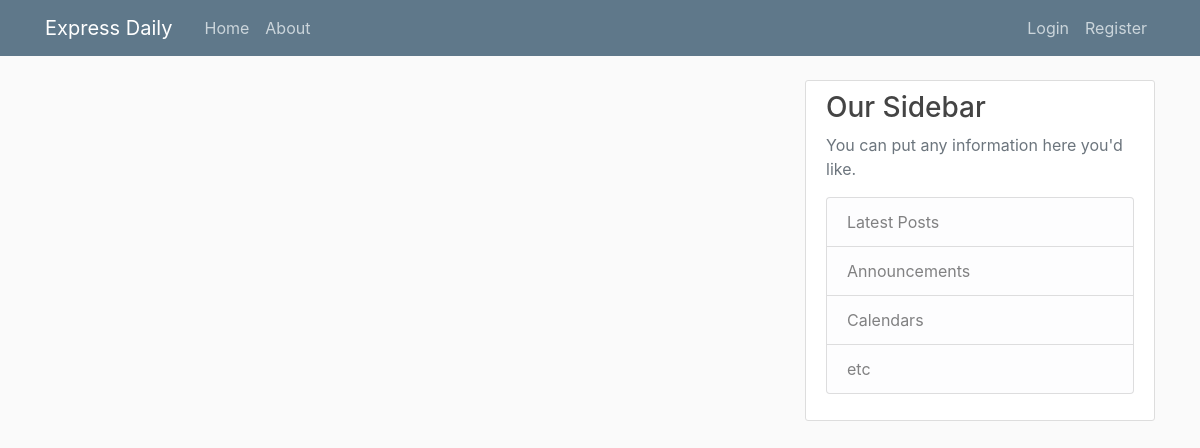
The app's page /index, older data.
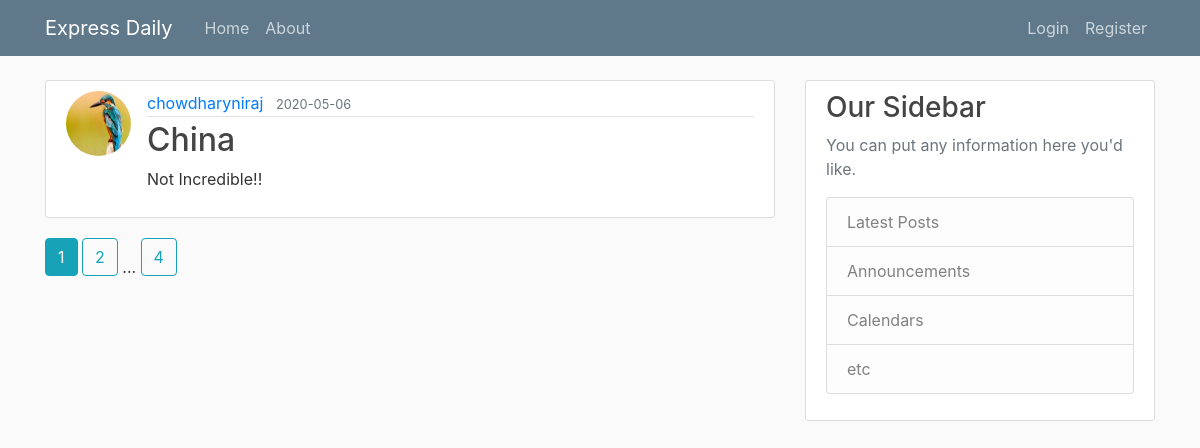
The same page, newer data.
### BLog/models.py (models this page shows, shortened)
class Post(db.Model):
    id = db.Column(db.Integer, primary_key=True)
    title = db.Column(db.String(100), nullable=False)
    date_posted = db.Column(db.DateTime, nullable=False,
                            default=datetime.utcnow)
    content = db.Column(db.Text, nullable=False)
    user_id = db.Column(db.Integer, db.ForeignKey('user.id'), nullable=False)

class User(db.Model,UserMixin):
    id = db.Column(db.Integer, primary_key=True)
    username = db.Column(db.String(20), unique=True, nullable=False)
    email = db.Column(db.String(120), unique=True, nullable=False)
    image_file = db.Column(db.String(20), nullable=False,
                           default='default.jpg')
    password = db.Column(db.String(60), nullable=False)
    posts = db.relationship('Post', backref='author', lazy=True)

### BLog/main/route.py (the view)
@main.route("/")
@main.route("/index")
def home():
    page=request.args.get('page',1,type=int)
    posts=Post.query.order_by(Post.date_posted.desc()).paginate(page=page,per_page=1)
    return render_template("home.html", posts=posts)

### BLog/templates/home.html
{% extends "layout.html" %}
{% block content %}
{% for post in posts.items %}
<article class="media content-section">
  <img class="rounded-circle article-img" src="{{ url_for('static', filename='profile_pic/' + post.author.image_file) }}">
  <div class="media-body">
    <div class="article-metadata">
      <a class="mr-2" href="{{ url_for('users.user_posts', username=post.author.username) }}">{{ post.author.username }}</a>
      <small class="text-muted">{{ post.date_posted.strftime('%Y-%m-%d') }}</small>
    </div>
    <h2><a class="article-title" href="{{ url_for('posts.post', post_id=post.id) }}">{{ post.title }}</a></h2>
    <p class="article-content">{{ post.content }}</p>
  </div>
</article>
{% endfor %}
{% for page_num in posts.iter_pages(left_edge=1, right_edge=1, left_current=1, right_current=2) %}
{% if page_num %}
  {% if posts.page == page_num %}
    <a class="btn btn-info mb-4" href="{{ url_for('main.home', page=page_num) }}">{{ page_num }}</a>
  {% else %}
    <a class="btn btn-outline-info mb-4" href="{{ url_for('main.home', page=page_num) }}">{{ page_num }}</a>
  {% endif %}
{% else %}
  ...
{% endif %}
{%endfor%}
{% endblock content %}

Row changes from the older to the newer data that the page shows:
added Post: image_file (picture), author.username "chowdharyniraj", date_posted "2020-05-06", title "China", content "Not Incredible!!"
Text that changed along with them:
new list line: "1"
new list line: "2"
new list line: "4"
